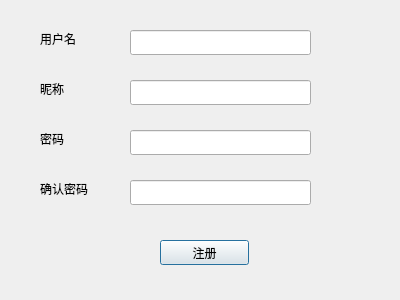
<?xml version="1.0" encoding="UTF-8"?>
<ui version="4.0">
 <class>Register</class>
 <widget class="QDialog" name="Register">
  <property name="geometry">
   <rect>
    <x>0</x>
    <y>0</y>
    <width>400</width>
    <height>300</height>
   </rect>
  </property>
  <property name="windowTitle">
   <string>Dialog</string>
  </property>
  <widget class="QPushButton" name="RegisterBtn">
   <property name="geometry">
    <rect>
     <x>160</x>
     <y>240</y>
     <width>89</width>
     <height>25</height>
    </rect>
   </property>
   <property name="text">
    <string>注册</string>
   </property>
  </widget>
  <widget class="QLabel" name="label">
   <property name="geometry">
    <rect>
     <x>40</x>
     <y>30</y>
     <width>67</width>
     <height>17</height>
    </rect>
   </property>
   <property name="text">
    <string>用户名</string>
   </property>
  </widget>
  <widget class="QLabel" name="label_2">
   <property name="geometry">
    <rect>
     <x>40</x>
     <y>80</y>
     <width>67</width>
     <height>17</height>
    </rect>
   </property>
   <property name="text">
    <string>昵称</string>
   </property>
  </widget>
  <widget class="QLabel" name="label_3">
   <property name="geometry">
    <rect>
     <x>40</x>
     <y>130</y>
     <width>67</width>
     <height>17</height>
    </rect>
   </property>
   <property name="text">
    <string>密码</string>
   </property>
  </widget>
  <widget class="QLabel" name="label_4">
   <property name="geometry">
    <rect>
     <x>40</x>
     <y>180</y>
     <width>67</width>
     <height>17</height>
    </rect>
   </property>
   <property name="text">
    <string>确认密码</string>
   </property>
  </widget>
  <widget class="QLineEdit" name="UsernameLineEdit">
   <property name="geometry">
    <rect>
     <x>130</x>
     <y>30</y>
     <width>181</width>
     <height>25</height>
    </rect>
   </property>
  </widget>
  <widget class="QLineEdit" name="NicknameLineEdit">
   <property name="geometry">
    <rect>
     <x>130</x>
     <y>80</y>
     <width>181</width>
     <height>25</height>
    </rect>
   </property>
  </widget>
  <widget class="QLineEdit" name="PasswordLineEdit">
   <property name="geometry">
    <rect>
     <x>130</x>
     <y>130</y>
     <width>181</width>
     <height>25</height>
    </rect>
   </property>
  </widget>
  <widget class="QLineEdit" name="ConfirmLineEdit">
   <property name="geometry">
    <rect>
     <x>130</x>
     <y>180</y>
     <width>181</width>
     <height>25</height>
    </rect>
   </property>
  </widget>
 </widget>
 <resources/>
 <connections/>
</ui>
